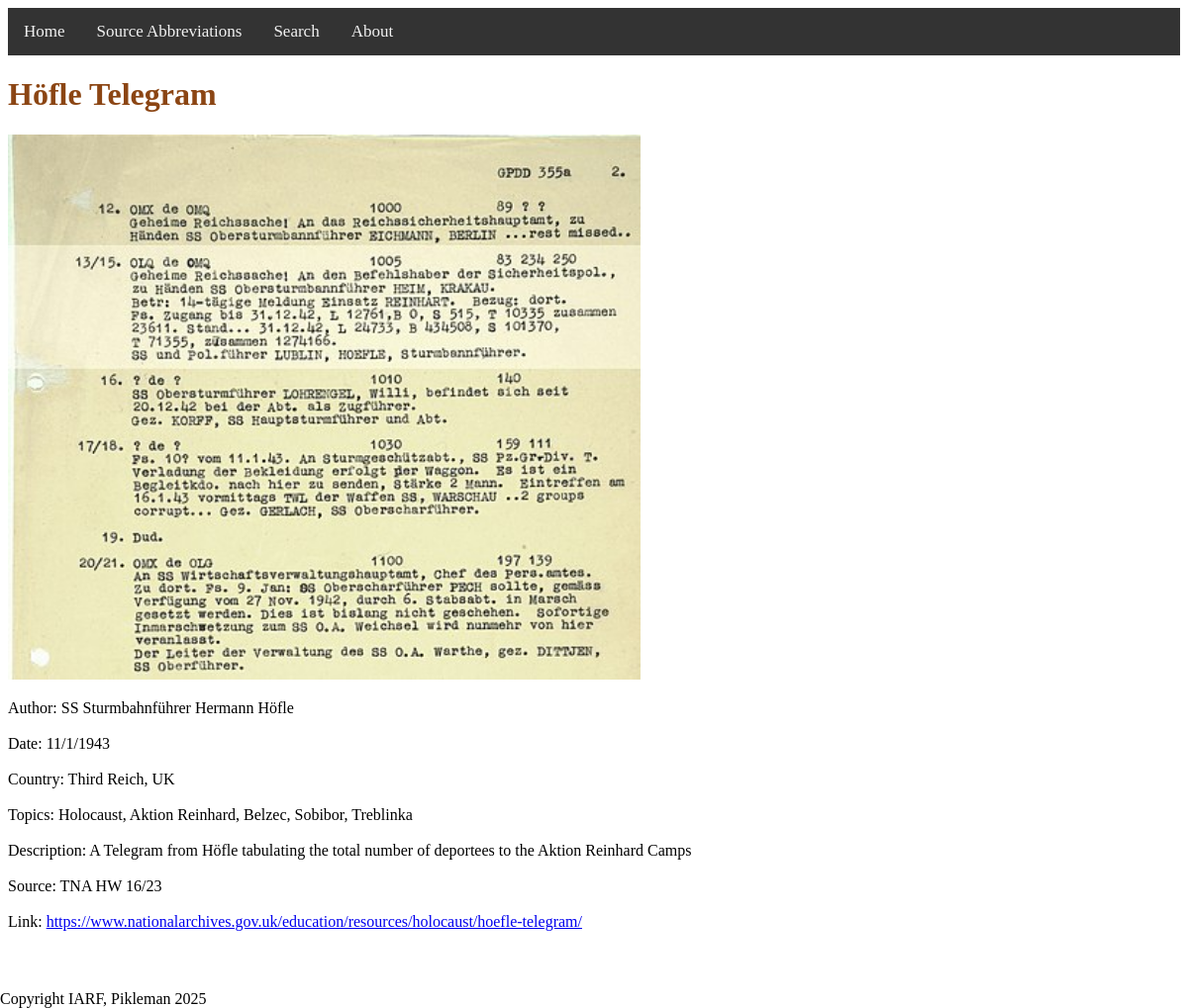
/source/2, run on the app's committed database.
### tables this page shows
CREATE TABLE "SOURCES" (
	"Title"	TEXT,
	"Month"	INTEGER,
	"Date"	INTEGER,
	"Year"	INTEGER,
	"Author"	TEXT,
	"Country"	TEXT,
	"Topic"	TEXT,
	"Description"	TEXT,
	"Source"	TEXT,
	"Protected"	INTEGER,
	"Path"	TEXT
, "ID"	INTEGER, "Scaled"	INTEGER, "Link"	TEXT);

### app.py (the view)
@app.route('/source/<id>')
def source(id):
    db = sqlite3.connect('sources.db')
    cursor = db.execute('SELECT * FROM SOURCES WHERE ID = ?', (id,))
    source = []
    for row in cursor:
        for col in row:
            source.append(col)
    return render_template("source.html", source=source)

### templates/source.html (shortened to what this page needs)
<!DOCTYPE html>
<html lang="en">
<head>
    <link rel="stylesheet" href="{{ url_for('static', filename='styles/styles.css') }}">
</head>
<body>
    <div class="topnav">
      <a href="{{url_for('index')}}">Home</a>
      <a href="{{url_for('sources_abbr')}}">Source Abbreviations</a>
      <a href="{{ url_for('index') }}">Search</a>
      <a href="{{ url_for('about') }}">About</a>
    </div>
    <h1 id="title">{{ source[0] }}</h1>
    <div id="content">
        {% if source[12] == 1 %}
            <object id="src_frame" class="scaled" data="{{ url_for('static', filename=source[10]) }}" width="80%"></object>
        {% else %}
            {% if ".pdf" in source[10] %}
                <object id="src_frame" class="scaled pdf" data="{{ url_for('static', filename=source[10]) }}" width="180%"></object>
            {% else %}
                <object id="src_frame" class="scaled" data="{{ url_for('static', filename=source[10]) }}" width="180%"></object>
            {% endif %}
        {% endif %}
    </div>
    <div id="metadata">
        <p>
            Author: {{ source[4] }}<br><br>
            Date: {{ source[2] }}/{{ source[1] }}/{{ source[3] }}<br><br>
            Country: {{ ', '.join(source[5].split('/')) }}<br><br>
            Topics: {{ ', '.join(source[6].split('/')) }}<br><br>
            Description: {{ source[7] }}<br><br>
            Source: {{ source[8] }}<br><br>
            {% if source[13] != None %}
                Link: <a href="{{ source[13] }}">{{ source[13] }}</a>
            {% endif %}
        </p>
    <br>
    <br>
    <br>
    </div>
</body>
<footer>
    <br>
    <br>
    Copyright IARF, Pikleman 2025
    <br>
</footer>
</html>

### static/styles/styles.css (style rules this page uses)
#title { color: saddlebrown; font-family: Copperplate; }
footer { position: fixed; bottom: 0; left: 0; right: 0; }
#metadata { font-family: Copperplate; padding-left: 0px; }
#content { padding-right: 40px; width: 30%; height: 100%; }
.scaled { background-size: contain; background-repeat: no-repeat; }
.topnav { background-color: #333; overflow: hidden; }
.topnav a { float: left; color: #f2f2f2; text-align: center; padding: 14px 16px; text-decoration: none; font-size: 17px; }

### data on the page
SOURCES: Title "Höfle Telegram", Author "SS Sturmbahnführer Hermann Höfle", Date "11", Month "1", Year "1943", Country "Third Reich, UK", Topic "Holocaust, Aktion Reinhard, Belzec, Sobibor, Treblinka", Description "A Telegram from Höfle tabulating the total number of deportees to the Aktion Reinhard Camps", Source "TNA HW 16/23", Link "https://www.nationalarchives.gov.uk/education/resources/holocaust/hoefle-telegram/"
